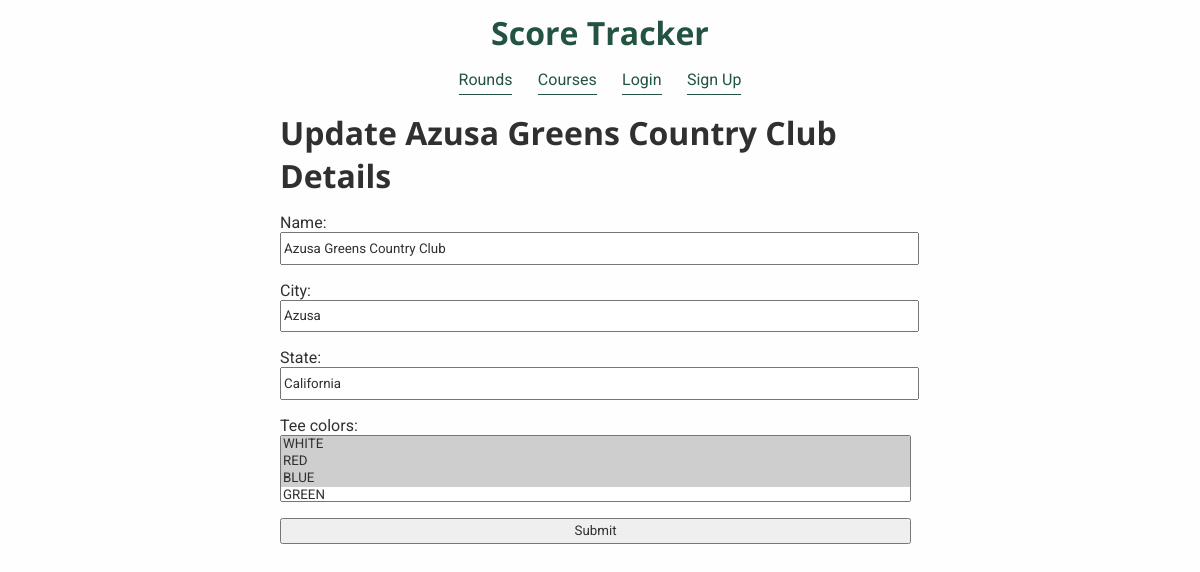
Screenshot of /golfapp/courses/update/3 with the database file from the repository.
### golfapp/models.py (models this page shows, shortened)
class Course(models.Model):
    name = models.CharField(max_length=255)
    city = models.CharField(max_length=255)
    state = models.CharField(max_length=255)
    tee_colors = models.ManyToManyField('TeeColor', blank=False, related_name='courses') # Each hole must be attached to a course.
    class Meta:
        ordering = ['name']

### golfapp/views.py (the view)
# urls.py: path('courses/update/<int:pk>', CourseUpdate.as_view(), name='course_update'),
class CourseUpdate(UpdateView):
    model = Course
    fields = ['name', 'city', 'state', 'tee_colors',]
    success_url = reverse_lazy('course_list')

### golfapp/models.py (called while the page is built)
    def __str__(self):
        return self.color

### templates/golfapp/course_form.html (shortened to what this page needs)
{% extends 'base.html' %}
{% block content %}
<div class="text-container">
{% if form.initial %}
<h1>Update {{ form.initial.name }} Details</h1>
{% else %}
<h1>Add Course </h1>
{% endif %}
<form method="post">
        {{ form.as_p }}
    <input  type="submit"  value="Submit"  />
</form>
</div>
{% endblock %}

### static/css/golfapp.css (style rules this page uses)
* { font-family: 'Roboto', sans-serif; color: #303030; }
body { background-color: #FEFEFE; margin: 0; }
h1, h2, h3, h4, h5, h6, h1 a, h2 a, h3 a, h4 a { font-family: 'Open Sans', sans-serif; margin:0; }
form { width: 100%; margin: 0; }
label { display: block; }
input, select { height: 2em; width: calc(100% - 0.67em); }
select { height: 5em; }
@media only screen and (min-width: 40em) { .text-container, .hole-list-container { min-width: 0; max-width: 40rem; margin: 0 auto; } }
@media only screen and (min-width: 40em) { .text-container { margin-bottom: 1em; } }

### rows the page displays
Course: initial.name "Azusa Greens Country Club", name "Azusa Greens Country Club", city "Azusa", state "California"
